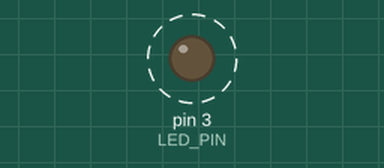
Recording of a sketch running on a simulated Arduino Uno, built with avr-gcc and run on an emulated ATmega328P. Shown: output pins drawn as LEDs (lit = HIGH). Dashed ring = blinking.

Above: at 0.5 s.
Timing chart, 0 to 3.0 s (numbered marks = the images above):
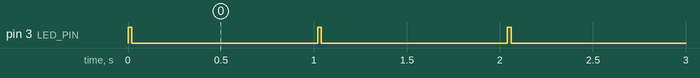

Measured:
- by itself, pin 3 (LED_PIN): alternates HIGH for 0.02 s and LOW for 1.0 s

The sketch:

attiny_blink.ino
```cpp
#define LED_PIN 3

void setup()
{
  pinMode(LED_PIN, OUTPUT);
}

void loop()
{
  digitalWrite(LED_PIN, HIGH);
  delay(20);
  digitalWrite(LED_PIN, LOW);
  delay(1000);
}
```
